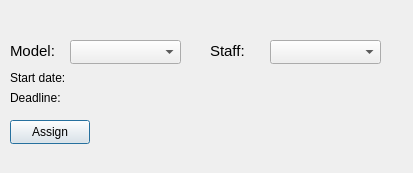
<?xml version="1.0" encoding="UTF-8"?>
<ui version="4.0">
 <class>AddToTask</class>
 <widget class="QDialog" name="AddToTask">
  <property name="geometry">
   <rect>
    <x>0</x>
    <y>0</y>
    <width>413</width>
    <height>173</height>
   </rect>
  </property>
  <property name="windowTitle">
   <string>Dialog</string>
  </property>
  <widget class="QComboBox" name="modelBox">
   <property name="geometry">
    <rect>
     <x>70</x>
     <y>40</y>
     <width>111</width>
     <height>24</height>
    </rect>
   </property>
  </widget>
  <widget class="QLabel" name="modelLabel">
   <property name="geometry">
    <rect>
     <x>10</x>
     <y>40</y>
     <width>49</width>
     <height>21</height>
    </rect>
   </property>
   <property name="font">
    <font>
     <pointsize>11</pointsize>
    </font>
   </property>
   <property name="text">
    <string>Model: </string>
   </property>
  </widget>
  <widget class="QLabel" name="staffLabel">
   <property name="geometry">
    <rect>
     <x>210</x>
     <y>40</y>
     <width>49</width>
     <height>21</height>
    </rect>
   </property>
   <property name="font">
    <font>
     <pointsize>11</pointsize>
    </font>
   </property>
   <property name="text">
    <string>Staff: </string>
   </property>
  </widget>
  <widget class="QComboBox" name="staffBox">
   <property name="geometry">
    <rect>
     <x>270</x>
     <y>40</y>
     <width>111</width>
     <height>24</height>
    </rect>
   </property>
  </widget>
  <widget class="QPushButton" name="addBtn">
   <property name="geometry">
    <rect>
     <x>10</x>
     <y>120</y>
     <width>80</width>
     <height>24</height>
    </rect>
   </property>
   <property name="text">
    <string>Assign</string>
   </property>
  </widget>
  <widget class="QLabel" name="startDateLabel">
   <property name="geometry">
    <rect>
     <x>10</x>
     <y>70</y>
     <width>181</width>
     <height>16</height>
    </rect>
   </property>
   <property name="text">
    <string>Start date:</string>
   </property>
  </widget>
  <widget class="QLabel" name="deadlineLabel">
   <property name="geometry">
    <rect>
     <x>10</x>
     <y>90</y>
     <width>191</width>
     <height>16</height>
    </rect>
   </property>
   <property name="text">
    <string>Deadline: </string>
   </property>
  </widget>
 </widget>
 <resources/>
 <connections/>
</ui>
